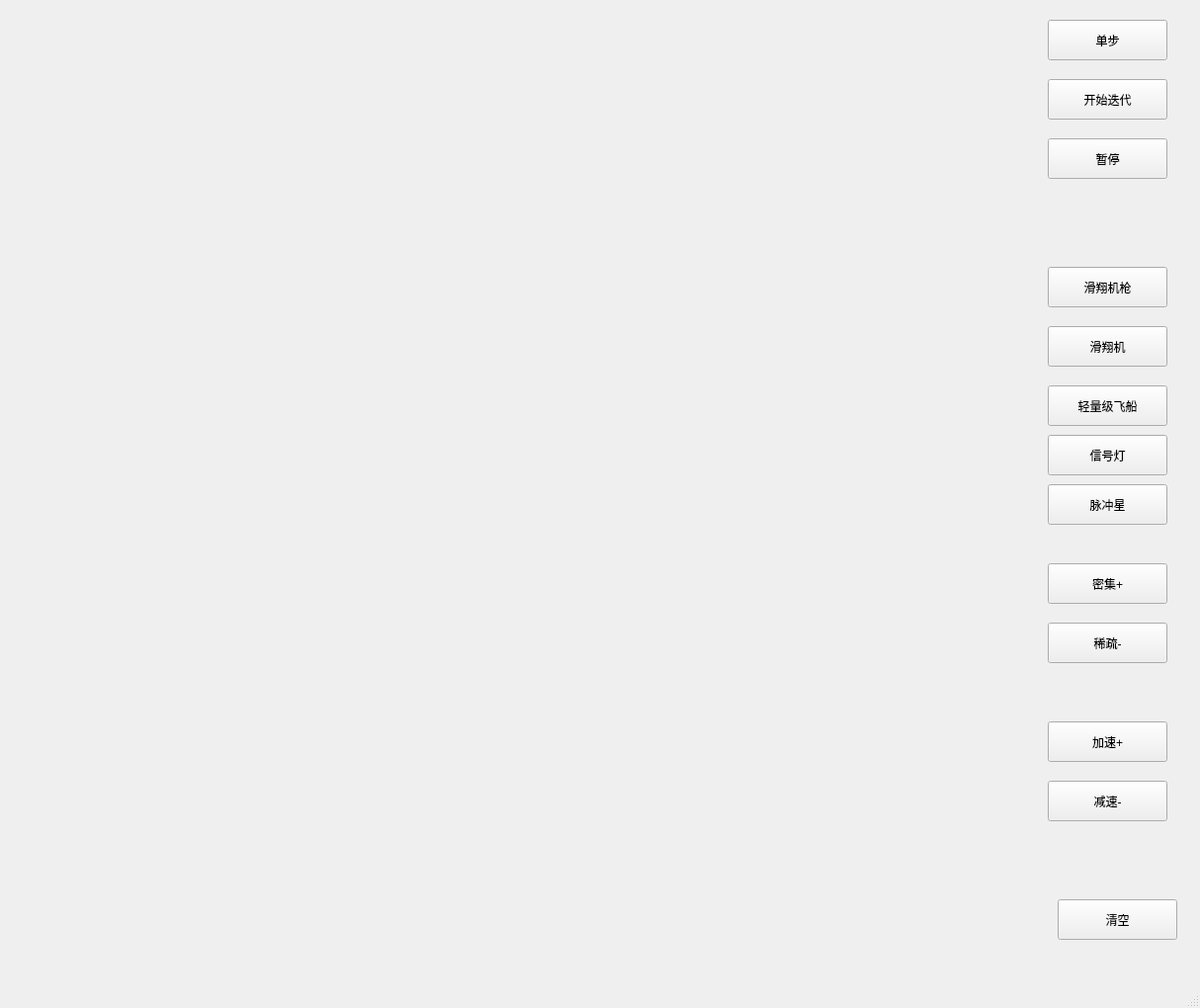
<?xml version="1.0" encoding="UTF-8"?>
<ui version="4.0">
 <class>MainWindow</class>
 <widget class="QMainWindow" name="MainWindow">
  <property name="geometry">
   <rect>
    <x>0</x>
    <y>0</y>
    <width>1214</width>
    <height>1020</height>
   </rect>
  </property>
  <property name="windowTitle">
   <string>MainWindow</string>
  </property>
  <widget class="QWidget" name="centralwidget">
   <widget class="QLabel" name="label">
    <property name="geometry">
     <rect>
      <x>30</x>
      <y>5</y>
      <width>1000</width>
      <height>1000</height>
     </rect>
    </property>
    <property name="text">
     <string/>
    </property>
   </widget>
   <widget class="QPushButton" name="pushButton">
    <property name="geometry">
     <rect>
      <x>1060</x>
      <y>20</y>
      <width>121</width>
      <height>41</height>
     </rect>
    </property>
    <property name="text">
     <string>单步</string>
    </property>
   </widget>
   <widget class="QPushButton" name="pushButton_2">
    <property name="geometry">
     <rect>
      <x>1060</x>
      <y>80</y>
      <width>121</width>
      <height>41</height>
     </rect>
    </property>
    <property name="text">
     <string>开始迭代</string>
    </property>
   </widget>
   <widget class="QPushButton" name="pushButton_3">
    <property name="geometry">
     <rect>
      <x>1060</x>
      <y>140</y>
      <width>121</width>
      <height>41</height>
     </rect>
    </property>
    <property name="text">
     <string>暂停</string>
    </property>
   </widget>
   <widget class="QPushButton" name="pushButton_4">
    <property name="geometry">
     <rect>
      <x>1060</x>
      <y>270</y>
      <width>121</width>
      <height>41</height>
     </rect>
    </property>
    <property name="text">
     <string>滑翔机枪</string>
    </property>
   </widget>
   <widget class="QPushButton" name="pushButton_5">
    <property name="geometry">
     <rect>
      <x>1070</x>
      <y>910</y>
      <width>121</width>
      <height>41</height>
     </rect>
    </property>
    <property name="text">
     <string>清空</string>
    </property>
   </widget>
   <widget class="QPushButton" name="pushButton_6">
    <property name="geometry">
     <rect>
      <x>1060</x>
      <y>330</y>
      <width>121</width>
      <height>41</height>
     </rect>
    </property>
    <property name="text">
     <string>滑翔机</string>
    </property>
   </widget>
   <widget class="QPushButton" name="pushButton_7">
    <property name="geometry">
     <rect>
      <x>1060</x>
      <y>390</y>
      <width>121</width>
      <height>41</height>
     </rect>
    </property>
    <property name="text">
     <string>轻量级飞船</string>
    </property>
   </widget>
   <widget class="QPushButton" name="pushButton_8">
    <property name="geometry">
     <rect>
      <x>1060</x>
      <y>730</y>
      <width>121</width>
      <height>41</height>
     </rect>
    </property>
    <property name="text">
     <string>加速+</string>
    </property>
   </widget>
   <widget class="QPushButton" name="pushButton_9">
    <property name="geometry">
     <rect>
      <x>1060</x>
      <y>790</y>
      <width>121</width>
      <height>41</height>
     </rect>
    </property>
    <property name="text">
     <string>减速-</string>
    </property>
   </widget>
   <widget class="QPushButton" name="pushButton_11">
    <property name="geometry">
     <rect>
      <x>1060</x>
      <y>630</y>
      <width>121</width>
      <height>41</height>
     </rect>
    </property>
    <property name="text">
     <string>稀疏-</string>
    </property>
   </widget>
   <widget class="QPushButton" name="pushButton_12">
    <property name="geometry">
     <rect>
      <x>1060</x>
      <y>570</y>
      <width>121</width>
      <height>41</height>
     </rect>
    </property>
    <property name="text">
     <string>密集+</string>
    </property>
   </widget>
   <widget class="QLabel" name="label_2">
    <property name="geometry">
     <rect>
      <x>1070</x>
      <y>190</y>
      <width>121</width>
      <height>21</height>
     </rect>
    </property>
    <property name="font">
     <font>
      <family>Times New Roman</family>
      <pointsize>12</pointsize>
      <weight>75</weight>
      <bold>true</bold>
     </font>
    </property>
    <property name="text">
     <string/>
    </property>
   </widget>
   <widget class="QPushButton" name="pushButton_10">
    <property name="geometry">
     <rect>
      <x>1060</x>
      <y>440</y>
      <width>121</width>
      <height>41</height>
     </rect>
    </property>
    <property name="text">
     <string>信号灯</string>
    </property>
   </widget>
   <widget class="QPushButton" name="pushButton_13">
    <property name="geometry">
     <rect>
      <x>1060</x>
      <y>490</y>
      <width>121</width>
      <height>41</height>
     </rect>
    </property>
    <property name="text">
     <string>脉冲星</string>
    </property>
   </widget>
  </widget>
  <widget class="QMenuBar" name="menubar">
   <property name="geometry">
    <rect>
     <x>0</x>
     <y>0</y>
     <width>1214</width>
     <height>25</height>
    </rect>
   </property>
  </widget>
  <widget class="QStatusBar" name="statusbar"/>
 </widget>
 <resources/>
 <connections/>
</ui>
